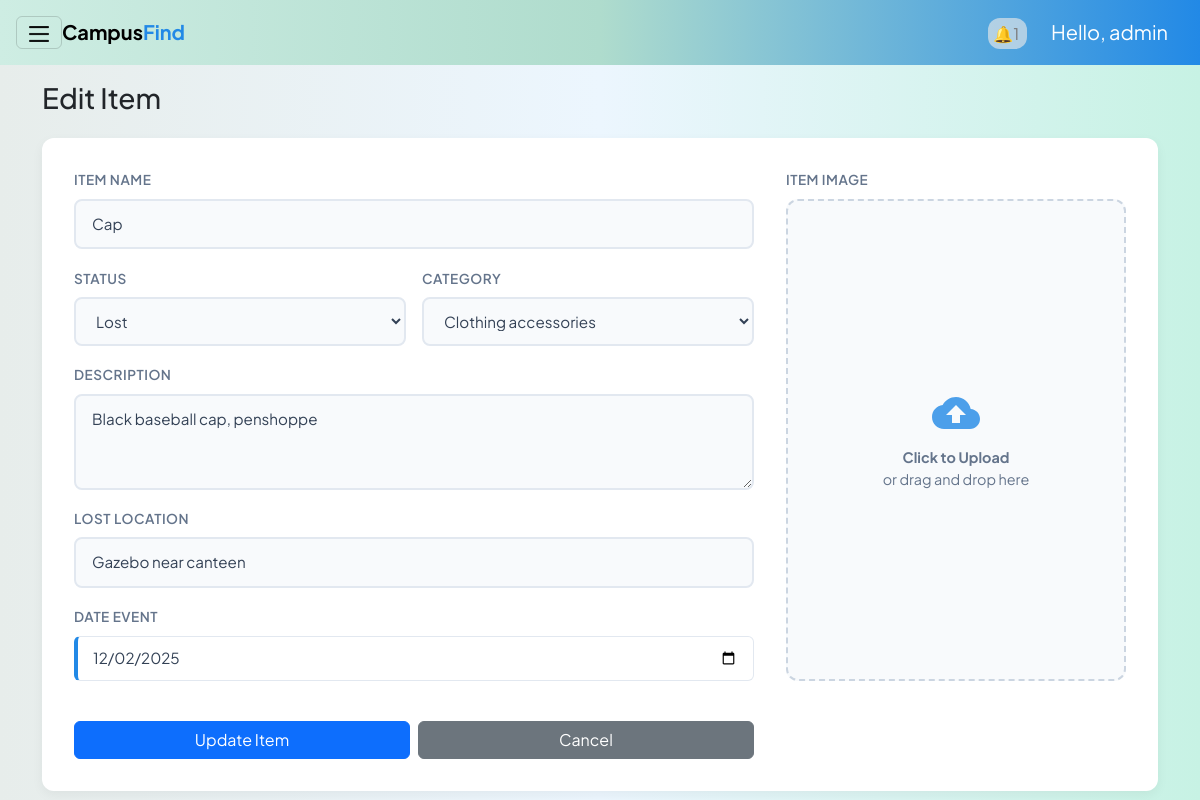
Screenshot of /interfaces/admin/dashboard_admin.php?action=edit&id=37 (signed in) with the database file from the repository.
### tables this page shows
CREATE TABLE items (
        id INTEGER PRIMARY KEY AUTOINCREMENT,
        user_id INTEGER NOT NULL,
        title TEXT NOT NULL,
        description TEXT,
        item_status TEXT NOT NULL,     -- 'lost' or 'found'
        category_id INTEGER,
        location_lost TEXT,
        location_found TEXT,
        date_lost_or_found DATE,
        current_location TEXT,
        image_path TEXT,
        created_at DATETIME DEFAULT CURRENT_TIMESTAMP,
        -- updated_at DATETIME DEFAULT CURRENT_TIMESTAMP,
        claimed_by_user_id INTEGER,
        claimed_at DATETIME,

        FOREIGN KEY (user_id) REFERENCES users(id) ON DELETE CASCADE,
        FOREIGN KEY (claimed_by_user_id) REFERENCES users(id) ON DELETE SET NULL,
        FOREIGN KEY (category_id) REFERENCES categories(id)
    );

CREATE TABLE categories (
        id INTEGER PRIMARY KEY AUTOINCREMENT,
        name TEXT UNIQUE NOT NULL
    );

### interfaces/admin/dashboard_admin.php (the view, shortened to what this page needs)
<?php
$admin = $_SESSION["user"];
$db = get_db();
$action = $_GET["action"] ?? "list";
?>
<!DOCTYPE html>
<html lang="en">
<head>
    <link rel="stylesheet" href="../../reusable/header.css">
    <link rel="stylesheet" href="../../reusable/cards.css">
    <link rel="stylesheet" href="../../reusable/form.css">
    <link rel="stylesheet" href="../../reusable/hero.css">
    <link href="https://cdn.jsdelivr.net/npm/bootstrap@5.3.8/dist/css/bootstrap.min.css" rel="stylesheet">
</head>
<body class="m-0 border-0 bd-example">
<nav class="navbar p-3 sticky-top">
    <button class="navbar-toggler" type="button" data-bs-toggle="offcanvas"
            data-bs-target="#offcanvasWithBothOptions" aria-controls="offcanvasWithBothOptions"
            aria-expanded="false" aria-label="Toggle navigation">
        <img src="/assets/hamburger.png" alt="hamburger icon" width="20px" height="20px">
    </button>
    <strong><a class="navbar-brand me-auto d-none d-md-inline" href="#">Campus<span class = "find">Find</a></strong>
    <?php
    $adminId = $_SESSION['user']['id'];
    $notifCount = $db->querySingle("
        SELECT COUNT(*)
        FROM notifications
        WHERE status = 'unread' AND notify_to = $adminId AND type = 'to_admin'
    ");
    ?>
    <div class = "ms-auto">
        <a href="myposts_admin.php" class="notif mx-4">
            🔔<?= $notifCount ?>
        </a>
        <a class="navbar-brand text-white" href="#">Hello, <?php echo htmlspecialchars($admin["username"]); ?></a>
</nav>
<div class="container my-3">
    <?php if ($action === "create"): ?>
        <h3 class="mb-4" style="font-weight: 700; color: #334155;">Post New Item</h3>
        <form method="post" action="?action=store" enctype="multipart/form-data">
            <div class="form-grid-layout">
                <div class="form-left">
                    <div class="input-group-modern">
                        <label>Item Name</label>
                        <input type="text" name="title" placeholder="e.g. Blue Jansport Backpack" required>
                    </div>
                    <div class="form-row">
                        <div class="input-group-modern">
                            <label>Status</label>
                            <select name="item_status" id="status" required>
                                <option value="">Select Status</option>
                                <option value="lost">Lost</option>
                                <option value="found">Found</option>
                            </select>
                        </div>
                        <div class="input-group-modern">
                            <label>Category</label>
                            <select name="category_id" id="category_id" required>
                                <option value="">Select Category</option>
                                <?php
                                $catQ = $db->query("SELECT * FROM categories ORDER BY name");
                                while($c = $catQ->fetchArray(SQLITE3_ASSOC)):
                                ?>
                                    <option value="<?= $c['id']; ?>">
                                        <?= ucfirst(str_replace('_', ' ', $c['name'])); ?>
                                    </option>
                                <?php endwhile; ?>
                            </select>
                        </div>
                    </div>
                    <div class="input-group-modern">
                        <label>Description</label>
                        <textarea name="description" rows="3" placeholder="Describe the item (color, distinctive marks, brand)..."></textarea>
                    </div>
                    <div class="form-row">
                        <div class="input-group-modern">
                            <label>Lost Location</label>
                            <input type="text" name="location_lost" id="location_lost" placeholder="Where was it lost?">
                        </div>
                        <div class="input-group-modern">
                            <label>Found Location</label>
                            <input type="text" name="location_found" id="location_found" placeholder="Where was it found?" disabled>
                        </div>
                    </div>
                    <div class="form-row">
                        <div class="input-group-modern">
                            <label id="dateLabel">Date Event</label>
                            <div class="date-card">
                                <input type="date" name="date_lost_or_found" id="date_lost_or_found" style="border:none; background:transparent; padding:0;">
                            </div>
                        </div>
                    </div>
                </div>
                <div class="form-right">
                    <div class="input-group-modern" style="height: 100%;">
                        <label>Item Image</label>
                        <div class="image-upload-wrapper">
                            <input type="file" name="item_image" id="file-input-real" accept="image/*" onchange="previewImage(event)">
                            <img id="image-preview" src="#" alt="Image Preview">
                            <div class="upload-placeholder" id="upload-placeholder">
                                <svg xmlns="http://www.w3.org/2000/svg" viewBox="0 0 24 24"><path d="M19.35 10.04C18.67 6.59 15.64 4 12 4 9.11 4 6.6 5.64 5.35 8.04 2.34 8.36 0 10.91 0 14c0 3.31 2.69 6 6 6h13c2.76 0 5-2.24 5-5 0-2.64-2.05-4.78-4.65-4.96zM14 13v4h-4v-4H7l5-5 5 5h-3z"/></svg>
                                <p><strong>Click to Upload</strong><br>or drag and drop here</p>
                            </div>
                        </div>
                    </div>
                </div>
                <div class="d-flex gap-2 mt-2">
                    <button class="btn btn-primary w-50" type="submit">Publish Post</button>
                    <a class="btn btn-secondary w-50" href="dashboard_admin.php" style="background-color: #cbd5e1; color: #334155; border:none;">Cancel</a>
                </div>
            </div>
        </form>
        <script>
            function previewImage(event) {
                const input = event.target;
                const preview = document.getElementById('image-preview');
                const placeholder = document.getElementById('upload-placeholder');
                if (input.files && input.files[0]) {
                    const reader = new FileReader();
                    reader.onload = function(e) {
                        preview.src = e.target.result;
                        preview.style.display = 'block';
                        placeholder.style.display = 'none';
                    }
                    reader.readAsDataURL(input.files[0]);
                }
            }
        </script>
    <?php elseif ($action === "edit"):
    $id = (int)($_GET["id"] ?? 0);
    $stmt = $db->prepare("SELECT * FROM items WHERE id = ?");
    $stmt->bindValue(1, $id, SQLITE3_INTEGER);
    $res = $stmt->execute();
    $item = $res->fetchArray(SQLITE3_ASSOC);
    if ($item): ?>
        <h3 class="mb-4">Edit Item</h3>
        <form method="post" action="?action=edit" enctype="multipart/form-data">
            <div class="form-grid-layout">
                <div class="form-left">
                <div class="input-group-modern">
                    <label>Item Name</label>
                    <input type="text" name="title" placeholder="e.g. Blue Jansport Backpack"
                        value="<?php echo htmlspecialchars($item['title']); ?>" required>
                </div>
                <div class="form-row">
                    <div class="input-group-modern">
                        <label>Status</label>
                        <select name="item_status" id="status" required>
                            <option value="lost"  <?php if($item['item_status']=='lost')  echo 'selected'; ?>>Lost</option>
                        </select>
                    </div>
                    <div class="input-group-modern">
                        <label>Category</label>
                        <select name="category_id" id="category_id" required>
                            <?php
                            $catQ = $db->query("SELECT * FROM categories ORDER BY name");
                            while($c = $catQ->fetchArray(SQLITE3_ASSOC)):
                            ?>
                                <option value="<?= $c['id']; ?>"
                                    <?= ($item['category_id'] == $c['id']) ? 'selected' : '' ?>>
                                    <?= ucfirst(str_replace('_', ' ', $c['name'])); ?>
                                </option>
                            <?php endwhile; ?>
                        </select>
                    </div>
                </div>
                <div class="input-group-modern">
                    <label>Description</label>
                    <textarea name="description" rows="3"
                            placeholder="Describe the item (color, distinctive marks, brand)..."><?php
                        echo htmlspecialchars($item['description']); ?></textarea>
                </div>
                <div class="form-row">
                    <div class="input-group-modern">
                        <label>Lost Location</label>
                        <input type="text" name="location_lost" id="location_lost"
                            placeholder="Where was it lost?"
                            value="<?php echo htmlspecialchars($item['location_lost']); ?>">
                    </div>
                </div>
                <div class="form-row">
                    <div class="input-group-modern">
                        <label id="dateLabel">Date Event</label>
                        <div class="date-card">
                            <input type="date" name="date_lost_or_found" id="date_lost_or_found"
                                value="<?php echo htmlspecialchars($item['date_lost_or_found']); ?>"
                                style="border:none; background:transparent; padding:0;">
                        </div>
                    </div>
                </div>
            </div>
            <div class="form-right">
                <div class="input-group-modern" style="height: 100%;">
                    <label>Item Image</label>
                    <div class="image-upload-wrapper">
                        <div class="upload-placeholder" id="upload-placeholder"
                            style="<?php if (!empty($item['image_path'])) echo 'display:none;'; ?>">
                            <svg xmlns="http://www.w3.org/2000/svg" viewBox="0 0 24 24">
                                <path d="M19.35 10.04C18.67 6.59 15.64 4 12 4 9.11 4 6.6 5.64 5.35 8.04 2.34 8.36 0 10.91 0 14c0 3.31 2.69 6 6 6h13c2.76 0 5-2.24 5-5 0-2.64-2.05-4.78-4.65-4.96zM14 13v4h-4v-4H7l5-5 5 5h-3z"/>
                            </svg>
                            <p><strong>Click to Upload</strong><br>or drag and drop here</p>
                        </div>
                    </div>
                </div>
            </div>
                <div class="d-flex gap-2 mt-2">
                    <button class="btn btn-primary w-100" type="submit">Update Item</button>
                    <a class="btn btn-secondary w-100" href="dashboard_admin.php">Cancel</a>
                </div>
        </form>
    <?php else: ?>
        <p>Item not found.</p>
        <a class="btn btn-secondary" href="dashboard_admin.php">Back</a>
    <?php endif; ?>
    <?php endif; ?>
</div>
</body>
</html>

### reusable/header.css (style rules this page uses)
:root { --color-primary-gradient: linear-gradient(to right, #ceede3,#afdccd, #2289e6); --blue-primary: #2289e6; --button: #afdccd; --button-hover: #ceede3; --bg: #f8f8f8; --gray-text: #7b7979; --lost-color: #ff0000; --found-color: #2289e6; --claimed-color: #558d57; --pending-color: #ffa629; }
* { font-family: "Plus Jakarta Sans", sans-serif; }
body { margin: 0; height: 100vh; background:linear-gradient(to right, #e7edeb 0%, #ecf6fe 50%, #c7f2e4 100%); background-attachment: fixed; }
.navbar .navbar-brand, .navbar .navbar-text, .navbar .notif { white-space: nowrap !important; }
.navbar .navbar-toggler { flex: 0 0 auto !important; }
.navbar .ms-auto { margin-left: auto !important; }
.navbar-brand { font-size: 20px !important; }
.find { color: var(--blue-primary); }
nav { background: var(--color-primary-gradient); }
.notif { color: var(--gray-text) !important; text-decoration: none; padding: 5px; background-color: rgba(234, 234, 234, 0.639); border-radius: 12px; }

### reusable/cards.css (style rules this page uses)
:root { --color-primary: #2289e6; --color-ui-accent: #afdccd; --color-ui-surface: #f8f8f8; --gray-text: #7b7979; --lost-color: #ff0000; --found-color: #2289e6; --claimed-color: #558d57; --pending-color: #ffa629; }

### reusable/form.css (style rules this page uses)
:root { --color-primary: #2289e6; --color-ui-accent: #afdccd; --color-ui-surface: #f8f8f8; --lost-color: #ff0000; --found-color: #2289e6; --claimed-color: #558d57; --pending-color: #ffa629; }
.form-grid-layout { display: grid; grid-template-columns: 2fr 1fr; gap: 2rem; background: white; padding: 2rem; border-radius: 12px; box-shadow: 0 4px 12px rgba(0,0,0,0.05); }
.form-left, .form-right { display: flex; flex-direction: column; gap: 1.2rem; }
.input-group-modern { display: flex; flex-direction: column; gap: 0.5rem; }
.input-group-modern label { font-size: 0.85rem; font-weight: 600; color: #64748b; text-transform: uppercase; letter-spacing: 0.5px; }
.input-group-modern input, .input-group-modern select, .input-group-modern textarea { padding: 12px 16px; border: 2px solid #e2e8f0; border-radius: 8px; transition: all 0.2s ease; background: #f8fafc; font-size: 0.95rem; color: #334155; }
.form-row { display: flex; gap: 1rem; }
.form-row > div { flex: 1; }
.image-upload-wrapper { height: 100%; min-height: 300px; border: 2px dashed #cbd5e1; border-radius: 12px; position: relative; display: flex; flex-direction: column; align-items: center; justify-content: center; background: #f8fafc; transition: all 0.3s ease; overflow: hidden; cursor: pointer; }
.upload-placeholder { text-align: center; color: #64748b; padding: 20px; pointer-events: none; }
.upload-placeholder svg { width: 48px; height: 48px; margin-bottom: 10px; fill: var(--color-primary); opacity: 0.8; }
.upload-placeholder p { font-size: 0.9rem; margin: 0; }
.date-card { background: white; border: 1px solid #e2e8f0; border-left: 4px solid var(--color-primary); padding: 10px 15px; border-radius: 6px; display: flex; flex-direction: column; }
.btn { padding: 10px 16px; border-radius: 8px; font-weight: 600; border: none; cursor: pointer; font-size: 0.95rem; transition: all 0.2s ease; text-decoration: none; display: inline-flex; align-items: center; justify-content: center; }
.btn-primary { background-color: var(--color-primary); color: white; }
.btn-secondary { background-color: #cbd5e1; color: #334155; }
.d-flex { display: flex; }
.gap-2 { gap: 0.5rem; }
.mt-2 { margin-top: 0.5rem; }
.mb-4 { margin-bottom: 1.5rem; }

### reusable/hero.css (style rules this page uses)
:root { --color-primary-gradient: linear-gradient(to right, #ceede3,#afdccd, #2289e6); --blue-primary: #2289e6; --button: #afdccd; --button-hover: #ceede3; --bg: #f8f8f8; --gray-text: #7b7979; --lost-color: #ff0000; --found-color: #2289e6; --claimed-color: #558d57; --pending-color: #ffa629; }

### rows the page displays
items: title "Cap", item_status "Lost", category_id "Clothing accessories", description "Black baseball cap, penshoppe", location_lost "Gazebo near canteen", date_lost_or_found "12/02/2025"

### other values shown
$notifCount "1"
$admin["username"] "admin"
